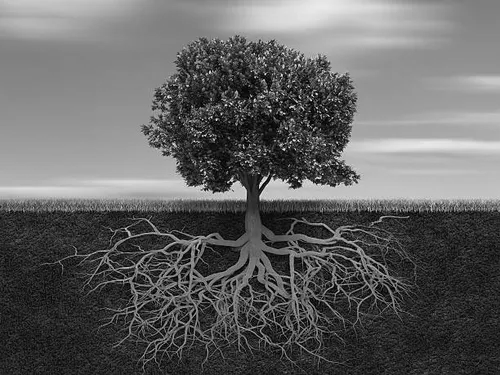
#> input picture images/input.png, 500 x 375 px
$ python image_experiment.py --image ../images/input.png
#> lines starting #> are read from the running program, lines starting #| are printed output that depends on the picture; long printed decimals are rounded
### Script/booth_model.py
from pathlib import Path
import csv
import numpy as np


def booth_multiply(a, b, approx_cols=6, l_cols=6):
    """
    Signed 8x8 hybrid Booth multiplier model.

    Low columns: AR4BE2
    Middle columns: AR4BE1
    High columns: exact Booth encoding

    Sign correction and addition are exact.
    """

    if not 0 <= l_cols <= approx_cols <= 16:
        raise ValueError(
            "Required: 0 <= l_cols <= approx_cols <= 16"
        )

    a = np.asarray(a, dtype=np.int64)
    b = np.asarray(b, dtype=np.int64)

    if np.any((a < -128) | (a > 127)):
        raise ValueError("A must be between -128 and 127.")

    if np.any((b < -128) | (b > 127)):
        raise ValueError("B must be between -128 and 127.")

    a, b = np.broadcast_arrays(a, b)

    a_ext = a & 0xFFFF
    booth_bits = (b & 0xFF) << 1
    total = np.zeros_like(a, dtype=np.int64)

    for row in range(4):
        shift = 2 * row
        code = (booth_bits >> shift) & 0b111

        select_a = (
            (code == 1)
            | (code == 2)
            | (code == 5)
            | (code == 6)
        )

        select_2a = (code == 3) | (code == 4)

        magnitude = np.where(
            select_a,
            a_ext,
            np.where(select_2a, a_ext << 1, 0),
        ) & 0xFFFF

        negative = (code >> 2) & 1

        exact_raw = np.where(
            negative != 0,
            magnitude ^ 0xFFFF,
            magnitude,
        )

        ar4be1_raw = np.where(
            (code == 0) | (code == 7),
            0,
            np.where(code < 4, a_ext, a_ext ^ 0xFFFF),
        )

        ar4be2_raw = np.where(
            code == 0,
            0,
            np.where(code < 4, a_ext, a_ext ^ 0xFFFF),
        )

        # Convert global column boundaries to row-local masks.
        approx_width = max(0, approx_cols - shift)
        l_width = max(0, l_cols - shift)

        approx_mask = (1 << approx_width) - 1
        l_mask = (1 << l_width) - 1
        m_mask = approx_mask & ~l_mask
        exact_mask = 0xFFFF ^ approx_mask

        raw_row = (
            (exact_raw & exact_mask)
            | (ar4be1_raw & m_mask)
            | (ar4be2_raw & l_mask)
        )

        corrected_row = (raw_row + negative) & 0xFFFF
        total += corrected_row << shift

    unsigned_product = total & 0xFFFF

    return np.where(
        unsigned_product >= 0x8000,
        unsigned_product - 0x10000,
        unsigned_product,
    )


# [126 lines left out: functions calculate_metrics, main, not called in this run]


# [2 lines that do not run on import are left out]

### Script/image_experiment.py
import argparse
import csv
from pathlib import Path

import numpy as np
from PIL import Image
from skimage import data
from skimage.metrics import (
    peak_signal_noise_ratio,
    structural_similarity,
)

from booth_model import booth_multiply


# H12/M0/L4: four approximate columns, all using AR4BE2.
APPROX_COLS = 4
L_COLS = 4

CONFIG_NAME = "H12_M0_L4"
CONFIG_LABEL = "H12/M0/L4"

PROJECT_DIR = Path(__file__).resolve().parent.parent


def load_image(image_path):
    if image_path is None:
        return data.camera(), "camera"

    path = Path(image_path).expanduser()

    if not path.is_file():
        raise SystemExit(f"Image file nahi mili:\n{path}")

    with Image.open(path) as image:
        image = image.convert("L")
        image.thumbnail(
            (512, 512),
            Image.Resampling.LANCZOS,
        )
        gray = np.array(image, dtype=np.uint8)

    return gray, path.stem


def build_lookup_tables():
    signed_values = np.arange(-128, 128, dtype=np.int64)

    a = signed_values[:, None]
    b = signed_values[None, :]

    exact_table = a * b

    approximate_table = np.asarray(
        booth_multiply(
            a,
            b,
            approx_cols=APPROX_COLS,
            l_cols=L_COLS,
        ),
        dtype=np.int64,
    )

    if approximate_table.shape != (256, 256):
        raise SystemExit(
            "FAIL: Approximate lookup table shape incorrect."
        )

    return exact_table, approximate_table


def sobel_5x5(gray, lookup_table):
    smoothing = np.array([1, 4, 6, 4, 1], dtype=np.int64)
    derivative = np.array([-1, -2, 0, 2, 1], dtype=np.int64)

    kernel_x = np.outer(smoothing, derivative)
    kernel_y = kernel_x.T

    # Map unsigned pixels into the signed 8-bit input range.
    signed_pixels = gray.astype(np.int64) - 128
    padded = np.pad(signed_pixels, 2, mode="reflect")

    height, width = gray.shape

    gx = np.zeros((height, width), dtype=np.int64)
    gy = np.zeros((height, width), dtype=np.int64)

    for row in range(5):
        for column in range(5):
            pixels = padded[
                row:row + height,
                column:column + width,
            ]

            pixel_indices = pixels + 128
            coefficient_x = int(kernel_x[row, column])
            coefficient_y = int(kernel_y[row, column])

            # Include zero coefficients to preserve the same
            # operation sequence for both multiplier models.
            gx += lookup_table[
                pixel_indices,
                coefficient_x + 128,
            ]

            gy += lookup_table[
                pixel_indices,
                coefficient_y + 128,
            ]

    # Identical fixed scaling for exact and approximate outputs.
    magnitude = np.abs(gx) + np.abs(gy)

    edges = np.clip(
        np.rint(magnitude / 96.0),
        0,
        255,
    ).astype(np.uint8)

    return gx, gy, edges


def save_png(path, pixels):
    Image.fromarray(
        np.asarray(pixels, dtype=np.uint8)
    ).save(path)


def main():
    parser = argparse.ArgumentParser(
        description="Exact and approximate 5x5 Sobel comparison."
    )

    parser.add_argument(
        "--image",
        type=str,
        default=None,
        help="Input image path. Default: camera test image.",
    )

    args = parser.parse_args()
    gray, image_name = load_image(args.image)
#> in load_image, image is the input picture: PIL image 500x375 L; min 0, max 244, mean 98.7
#> image_name = 'input'

    if min(gray.shape) < 7:
        raise SystemExit(
            "Image kam se kam 7 x 7 pixels ki honi chahiye."
        )

    # Each configuration and image gets a separate output folder.
    output_dir = (
        PROJECT_DIR
        / "results"
        / f"image_{CONFIG_NAME}_{image_name}"
    )
    output_dir.mkdir(parents=True, exist_ok=True)

    print("Building multiplier lookup tables...")
    exact_table, approximate_table = build_lookup_tables()

    print("Running exact 5x5 Sobel...")
    exact_gx, exact_gy, exact_edges = sobel_5x5(
        gray,
        exact_table,
    )
#> in sobel_5x5, `padded = np.pad(signed_pixels, 2, mode="reflect")`:
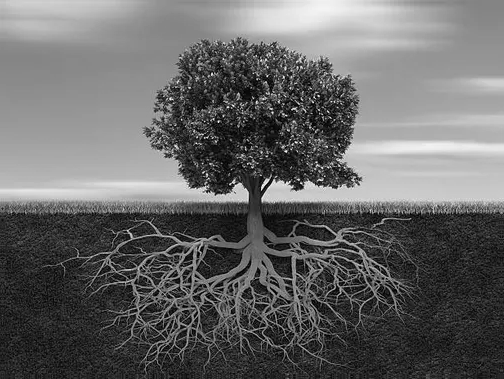
#> padded: shape (379, 504) int64; min -128, max 116, mean -29.2; drawn with min black and max white
#> after the loop in sobel_5x5, `for row in range(5):`:
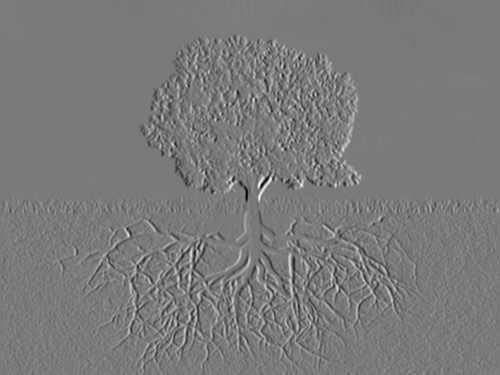
#> gx: shape (375, 500) int64; min -8332, max 9014, mean 1.9; drawn with min black and max white
#> after the loop in sobel_5x5, `for row in range(5):`:
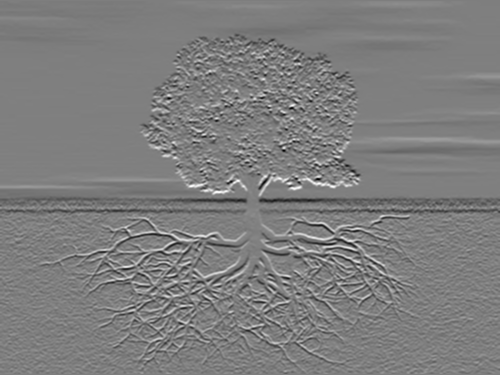
#> gy: shape (375, 500) int64; min -7592, max 7670, mean -45.8; drawn with min black and max white
#> in sobel_5x5, `edges = np.clip( np.rint(magnitude / 96.0), 0, 255, ).astype(np.uint8)`:
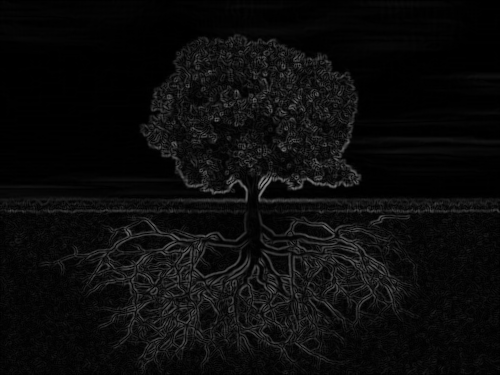
#> edges: shape (375, 500); min 0, max 144, mean 11.4

    print("Running approximate 5x5 Sobel...")
    approx_gx, approx_gy, approx_edges = sobel_5x5(
        gray,
        approximate_table,
    )

    gx_error = np.abs(approx_gx - exact_gx)
    gy_error = np.abs(approx_gy - exact_gy)
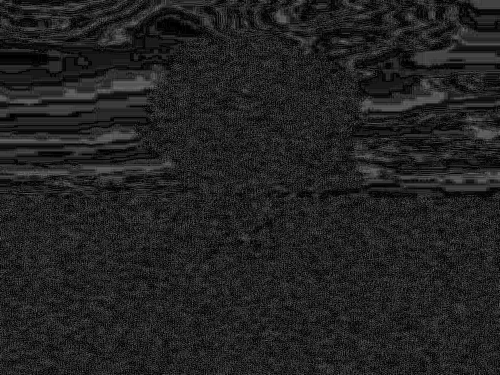
#> gy_error: shape (375, 500) int64; min 0, max 109, mean 33.9

    raw_gradient_mae = float(
        (np.mean(gx_error) + np.mean(gy_error)) / 2.0
    )
#> raw_gradient_mae = 33.67

    raw_gradient_maximum_error = int(
        max(np.max(gx_error), np.max(gy_error))
    )
#> raw_gradient_maximum_error = 112

    # Convert before subtracting to avoid unsigned overflow.
    difference = np.abs(
        approx_edges.astype(np.int64)
        - exact_edges.astype(np.int64)
    )
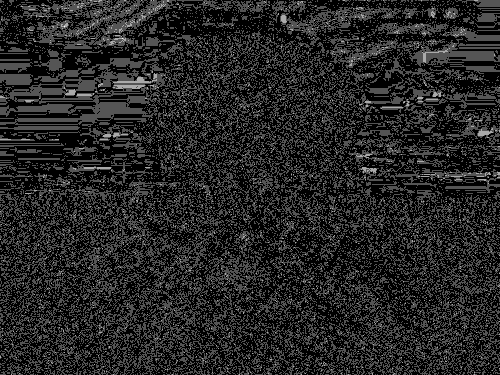
#> difference: shape (375, 500) int64; min 0, max 3, mean 0.437; drawn with min black and max white

    edge_mae = float(np.mean(difference))
#> edge_mae = 0.437

    changed_pixels_percent = float(
        100.0 * np.count_nonzero(difference) / difference.size
    )
#> changed_pixels_percent = 42.14

    if np.array_equal(exact_edges, approx_edges):
        psnr = float("inf")
    else:
        psnr = float(
            peak_signal_noise_ratio(
                exact_edges,
                approx_edges,
                data_range=255,
            )
        )
#> psnr = 51.44

    ssim = float(
        structural_similarity(
            exact_edges,
            approx_edges,
            data_range=255,
        )
    )
#> ssim = 0.99

    difference_x8 = np.clip(
        difference * 8,
        0,
        255,
    ).astype(np.uint8)

    comparison = np.concatenate(
        [
            gray,
            exact_edges,
            approx_edges,
            difference_x8,
        ],
        axis=1,
    )
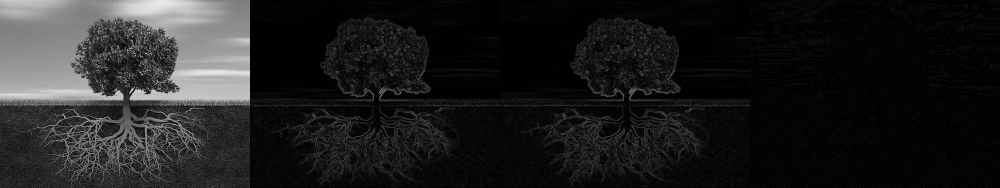
#> comparison: shape (375, 2000) (shown at 1/2 size); min 0, max 244, mean 31.3

    save_png(output_dir / "input.png", gray)
    save_png(output_dir / "exact_edges.png", exact_edges)
    save_png(output_dir / "approximate_edges.png", approx_edges)
    save_png(output_dir / "absolute_difference.png", difference)
    save_png(output_dir / "difference_x8.png", difference_x8)
    save_png(output_dir / "comparison.png", comparison)

    np.savez_compressed(
        output_dir / "raw_gradients.npz",
        exact_gx=exact_gx,
        exact_gy=exact_gy,
        approximate_gx=approx_gx,
        approximate_gy=approx_gy,
    )

    metrics = {
        "configuration": CONFIG_NAME,
        "approx_cols": APPROX_COLS,
        "l_cols": L_COLS,
        "experiment": "encoder_only_software_sobel",
        "input_image": (
            str(Path(args.image).resolve())
            if args.image
            else "skimage.data.camera"
        ),
        "width": int(gray.shape[1]),
        "height": int(gray.shape[0]),
        "raw_gradient_mae": raw_gradient_mae,
        "raw_gradient_maximum_error": raw_gradient_maximum_error,
        "edge_image_mae": edge_mae,
        "changed_pixels_percent": changed_pixels_percent,
        "psnr_db": psnr,
        "ssim": ssim,
    }

    with (output_dir / "image_metrics.csv").open(
        "w",
        newline="",
        encoding="utf-8",
    ) as csv_file:
        writer = csv.DictWriter(
            csv_file,
            fieldnames=list(metrics.keys()),
        )
        writer.writeheader()
        writer.writerow(metrics)

    print()
    print(f"Configuration: {CONFIG_LABEL}, encoder-only")
    print(f"Image size: {gray.shape[1]} x {gray.shape[0]}")
#| Image size: 500 x 375
    print(f"Raw gradient MAE: {raw_gradient_mae:.6f}")
#| Raw gradient MAE: 33.675
    print(
        f"Raw gradient maximum error: "
        f"{raw_gradient_maximum_error}"
    )
#| Raw gradient maximum error: 112
    print(f"Edge-image MAE: {edge_mae:.6f}")
#| Edge-image MAE: 0.4365
    print(f"Changed pixels: {changed_pixels_percent:.6f} percent")
#| Changed pixels: 42.145 percent
    print(f"PSNR: {psnr:.6f} dB")
#| PSNR: 51.441 dB
    print(f"SSIM: {ssim:.6f}")
#| SSIM: 0.99

    print("\nResults saved to:")
    print(output_dir)
#| results/image_H12_M0_L4_input

    print("\ncomparison.png order:")
    print("Input | Exact edges | Approximate edges | Difference x8")

    print("\nSoftware application experiment only.")
    print(
        "PSNR/SSIM compare against exact Sobel output, "
        "not against a manually labelled edge map."
    )


if __name__ == "__main__":
    main()
